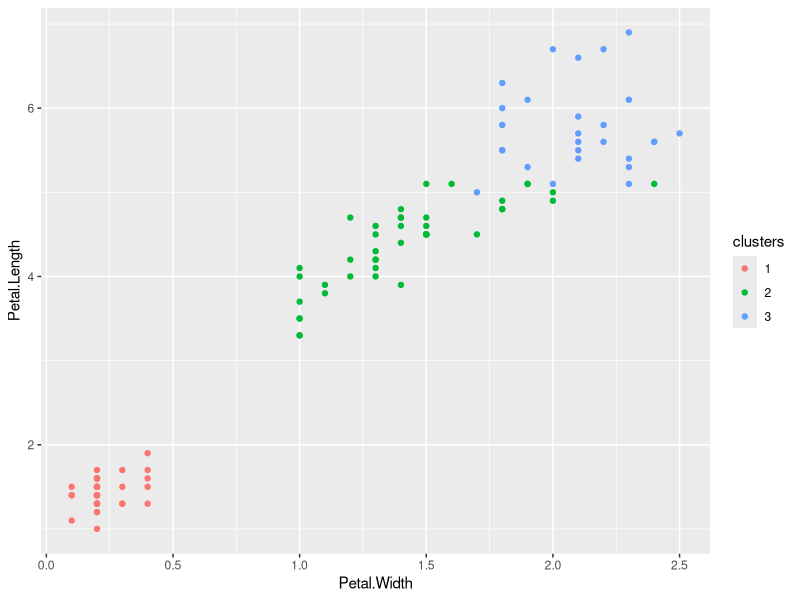

This chart was generated by the following R code:
## ---- chunk 1
knitr::opts_chunk$set(echo = TRUE)
## ---- chunk 2
library(caret)
library(ggplot2)
data(iris)
## ---- chunk 3
inTrain <- createDataPartition(iris$Species, p = 0.7, list = FALSE)
training <- iris[inTrain,]
testing <- iris[-inTrain,]
dim(training)
dim(testing)
## ---- chunk 4
set.seed(566516)
kMeans1 <- kmeans(subset(training, select = -c(Species)), centers = 3)
training$clusters <- as.factor(kMeans1$cluster)
qplot(Petal.Width, Petal.Length, color = clusters, data = training)
## ---- chunk 5
table(kMeans1$cluster, training$Species)
## ---- chunk 6
modFit <- train(clusters ~ ., data = subset(training, select = -c(Species)), method = "rpart") # Classification Tree
table(predict(modFit, training), training$Species)
## ---- chunk 7
testClusterPred <- predict(modFit, testing)
table(testClusterPred, testing$Species)
